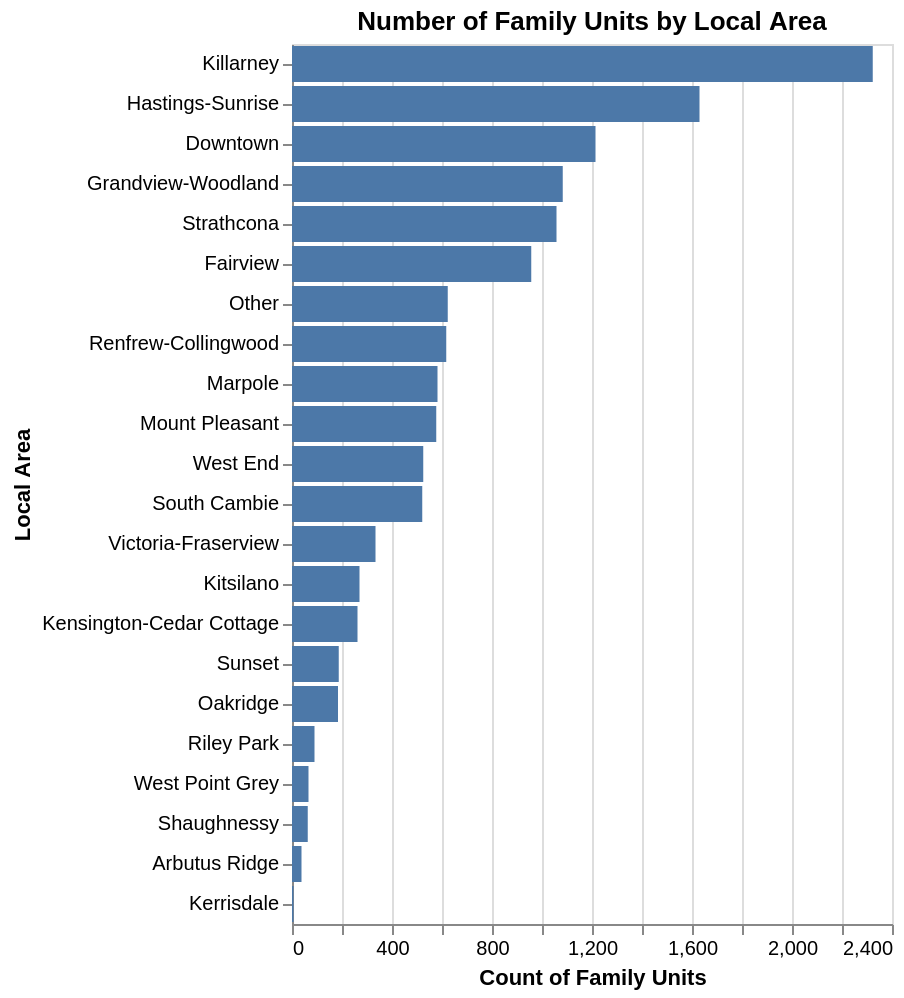

Notebook code cell kept with this figure:
### Code cell
family_units_by_area = alt.Chart(
    df[(df["unit_category"] == "Clientele") & (df["unit_detail"] == "Families")],
    title="Number of Family Units by Local Area"
    ).mark_bar().encode(
    y=alt.Y("Local Area").sort("-x"),
    x=alt.X("sum(unit_count):Q", title="Count of Family Units")
)

family_units_by_area.save("../img/family_by_area.png")
family_units_by_area

### Figure 1 — Vega-Lite specification as saved in the notebook (floating-point values rounded to 4 significant figures; data arrays with more than 128 entries replaced by an {"elided": "..."} marker saying what was removed)
{"config": {"view": {"continuousWidth": 300, "continuousHeight": 300}}, "data": {"name": "data-910f3bf1e866cbfb53eb036e80472ff1"}, "mark": {"type": "bar"}, "encoding": {"x": {"aggregate": "sum", "field": "unit_count", "title": "Count of Family Units", "type": "quantitative"}, "y": {"field": "Local Area", "sort": "-x", "type": "nominal"}}, "title": "Number of Family Units by Local Area", "$schema": "https://vega.github.io/schema/vega-lite/v6.1.0.json", "datasets": {"data-910f3bf1e866cbfb53eb036e80472ff1": {"elided": "339 records"}}}
